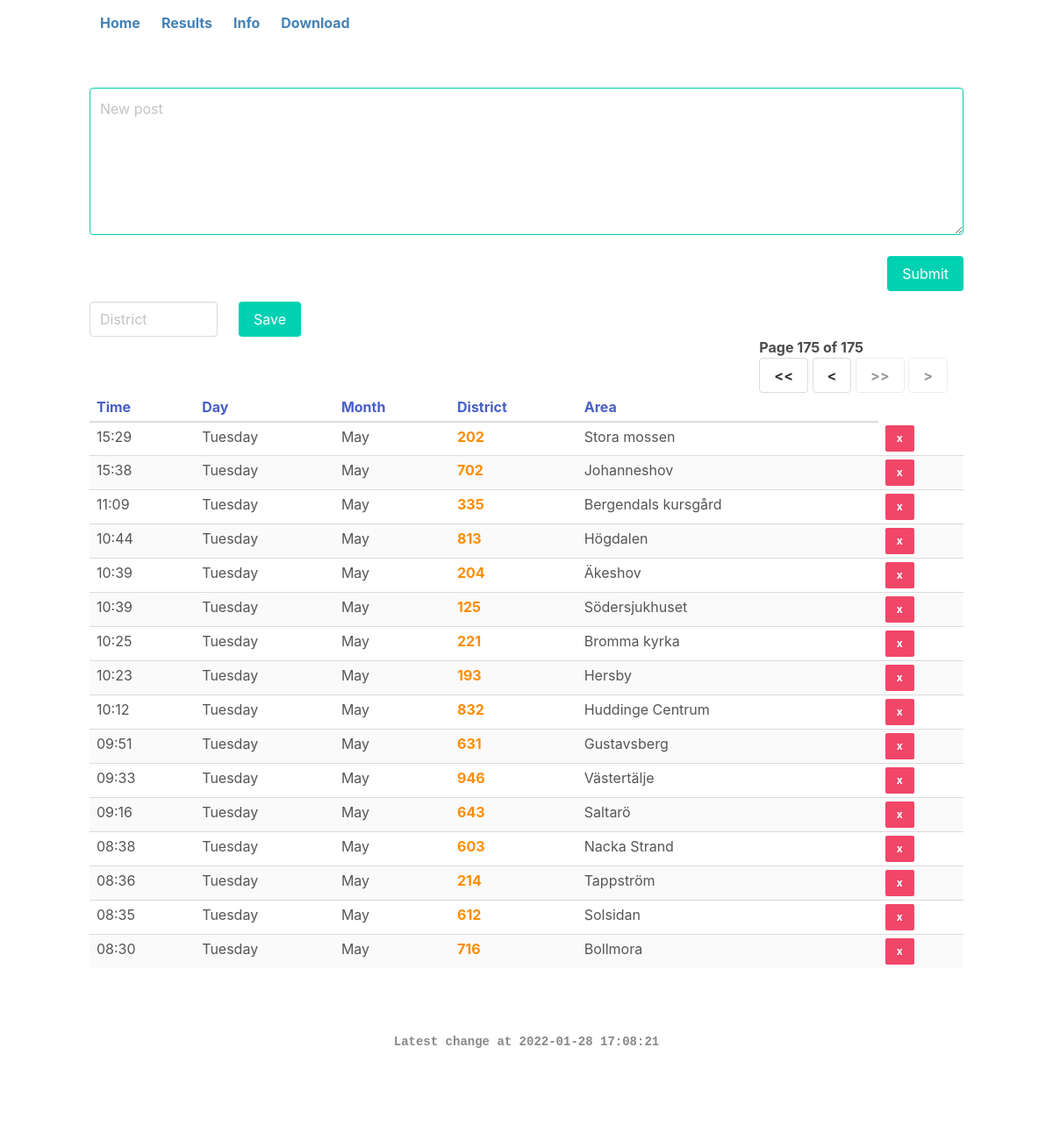
Page /175 on the committed database.
### tables this page shows
CREATE TABLE bilbrist (
    time TEXT,
    day TEXT,
    month TEXT,
    district TEXT,
    date TIMESTAMP
);

### app.py (the view)
@app.route('/', defaults={'page': 0})
@app.route('/<int:page>')
@auth.login_required
def root(page):
    sortable = ['rowid', 'time', 'day', 'month', 'district', 'date']
    order_by = request.args.get('o')
    order_by = order_by if order_by in sortable else sortable[0]
    cur = get_db().cursor()
    cur.execute('SELECT COUNT(*) FROM bilbrist')
    total_rows = cur.fetchone()[0]
    total_pages = math.ceil(total_rows / QUERY_LIMIT)
    cur.execute('SELECT MAX(date) FROM bilbrist')
    latest_entry = cur.fetchone()[0]
    page = page if page > 0 else 1
    offset = 0 if page == 1 else (page - 1) * QUERY_LIMIT
    stmt = cur.execute(
        f'SELECT time, day, month, district, date, rowid FROM bilbrist ORDER BY {order_by} DESC LIMIT ? OFFSET ?',
        (QUERY_LIMIT, offset))
    data = []
    for row in stmt:
        data.append(row)
    return render_template('index.html',
                           data=data,
                           page=page,
                           total_pages=total_pages,
                           latest_entry=latest_entry,
                           district_names=district_names)

### app.py (called while the page is built)
def get_db():
    con = getattr(g, '_database', None)
    if con is None:
        con = g._database = sqlite3.connect(DATABASE)
    return con

@app.teardown_appcontext
def close_connection(exception):
    db = getattr(g, '_database', None)
    if db is not None:
        db.close()

### templates/index.html (shortened to what this page needs)
{% extends "layout.html" %}
{% block main %}
<div>
    <form method="POST" action="/new_post">
        <label>
            <textarea name="posting" placeholder="New post" class="textarea is-primary" rows="6" cols="52vl"></textarea>
        </label>
        <br />
        <div class="columns">
            <div class="column is-three-quarters"></div>
            <div class="column is-one-quarter has-text-right">
                <button type="submit" class="button is-primary">Submit</button>
            </div>
        </div>
    </form>
</div>
<div>
    <form method="POST" action="save_post">
        <div class="columns">
            <div class="column is-2">
                <label>
                    <input name="district" type="number" placeholder="District" class="input" />
                </label>
            </div>
            <div class="column is-2">
                <button type="submit" class="button is-primary">Save</button>
            </div>
            <div class="column" id="messages" style="color:lightseagreen;font-weight: bold;">
            </div>
        </div>
    </form>
</div>
<div class="container">
    <div class="is-pulled-right">
        <b>Page {{ page }} of {{ total_pages }}</b>
        <br />
        {% if page > 1 %}
        <a title="First page" href="/{{ 1 }}" class="button"><b>&lt;&lt;</b></a>
        <a title="Previous page" href="/{{ page-1 }}" class="button"><b>&lt;</b></a>
        {% else %}
        <button title="First page" class="button" disabled><b>&lt;&lt;</b></button>
        <button title="Previous page" class="button" disabled><b>&lt;</b></button>
        {% endif %}
        {% if page < total_pages %}
        <a title="Next page" href="/{{ page+1 }}" class="button"><b>&gt;</b></a>
        <a title="Last page" href="/{{ total_pages }}" class="button"><b>&gt;&gt;</b></a>
        {% else %}
        <button title="First page" class="button" disabled><b>&gt;&gt;</b></button>
        <button title="Previous page" class="button" disabled><b>&gt;</b></button>
        {% endif %}
    </div>
</div>
<table class="table is-fullwidth is-narrow is-striped is-hoverable">
    <thead>
    <tr>
        <th><a href="/?o=time">Time</a></th>
        <th><a href="/?o=day">Day</a></th>
        <th><a href="/?o=month">Month</a></th>
        <th><a href="/?o=district">District</a></th>
        <th><a href="/?o=district">Area</a></th>
    </tr>
    </thead>
    <tbody>
    {% for row in data %}
    <tr title="{{ row[5] }}" style="cursor: pointer;color:#555;">
        <td>{{ row[0] }}</td>
        <td>{{ row[1] }}</td>
        <td>{{ row[2] }}</td>
        <td title="{{ row[4] }}"><a href="/edit_post/{{row[5]}}" style="color:darkorange;font-weight: bold;">{{ row[3] }}</a></td>
        <td>{{ district_names.get(row[3], ['Unknown'])[0] }}</td>
        <td>
            <form method="POST" action="delete_post" onsubmit="return confirm('Are you sure you want to delete this entry?')">
                <button type="submit" class="button is-danger is-small"><b>x</b></button>
            </form>
        </td>
    </tr>
    {% endfor %}
    </tbody>
</table>
{% endblock %}
{% block footer %}
<div class="is-family-monospace has-text-centered" style="color: #888;font-weight: bold;">
    {% if latest_entry %}
    <small>Latest change at {{ latest_entry.split('.')[0] }}</small>
    {% else %}
    <small>No entries</small>
    {% endif %}
</div>
{% endblock %}

### templates/layout.html (shortened to what this page needs)
<!DOCTYPE html>
<html lang="en">
<head>
    <link rel="stylesheet" href="https://cdn.jsdelivr.net/npm/bulma@0.9.2/css/bulma.min.css">
</head>
<body>
    <div class="columns">
        <div class="column is-1"></div>
        <div class="column">
            <nav class="navbar" role="navigation" aria-label="main navigation">
                <div id="navbarContent" class="navbar-menu">
                    <div class="navbar-start">
                        <a class="navbar-item" href="/" style="color:steelblue"><b>Home</b></a>
                        <a class="navbar-item" href="/results" style="color:steelblue"><b>Results</b></a>
                        <a class="navbar-item" href="/info" style="color:steelblue"><b>Info</b></a>
                        <a class="navbar-item" href="/download" style="color:steelblue"><b>Download</b></a>
                    </div>
                </div>
            </nav>
        </div>
        <div class="column is-1"></div>
    </div>
    <div class="columns has-text-centered">
        <div id="errors" class="column" style="color:red;font-weight: bold;">
        </div>
    </div>
    <div class="columns">
        <div class="column is-1"></div>
        <div id="main" class="column">
            {% block main %}{% endblock %}
        </div>
        <div class="column is-1"></div>
    </div>
</body>
<footer class="footer" style="background:#fff">
    <div class="columns">
        <div class="column is-1"></div>
        <div class="column">
            {% block footer %}{% endblock %}
        </div>
        <div class="column is-1"></div>
    </div>
</footer>
</html>

### rows in the picture
bilbrist: time "15:29", day "Tuesday", month "May", district "202", district "Stora mossen"
bilbrist: time "15:38", day "Tuesday", month "May", district "702", district "Johanneshov"
bilbrist: time "11:09", day "Tuesday", month "May", district "335", district "Bergendals kursgård"
bilbrist: time "10:44", day "Tuesday", month "May", district "813", district "Högdalen"
bilbrist: time "10:39", day "Tuesday", month "May", district "204", district "Äkeshov"
bilbrist: time "10:39", day "Tuesday", month "May", district "125", district "Södersjukhuset"
bilbrist: time "10:25", day "Tuesday", month "May", district "221", district "Bromma kyrka"
bilbrist: time "10:23", day "Tuesday", month "May", district "193", district "Hersby"
bilbrist: time "10:12", day "Tuesday", month "May", district "832", district "Huddinge Centrum"
bilbrist: time "09:51", day "Tuesday", month "May", district "631", district "Gustavsberg"
bilbrist: time "09:33", day "Tuesday", month "May", district "946", district "Västertälje"
bilbrist: time "09:16", day "Tuesday", month "May", district "643", district "Saltarö"
bilbrist: time "08:38", day "Tuesday", month "May", district "603", district "Nacka Strand"
bilbrist: time "08:36", day "Tuesday", month "May", district "214", district "Tappström"
bilbrist: time "08:35", day "Tuesday", month "May", district "612", district "Solsidan"
bilbrist: time "08:30", day "Tuesday", month "May", district "716", district "Bollmora"

### other values in the picture
{{ page }} "175"
{{ total_pages }} "175"
{{ latest_entry.split('.')[0] }} "2022-01-28 17:08:21"
